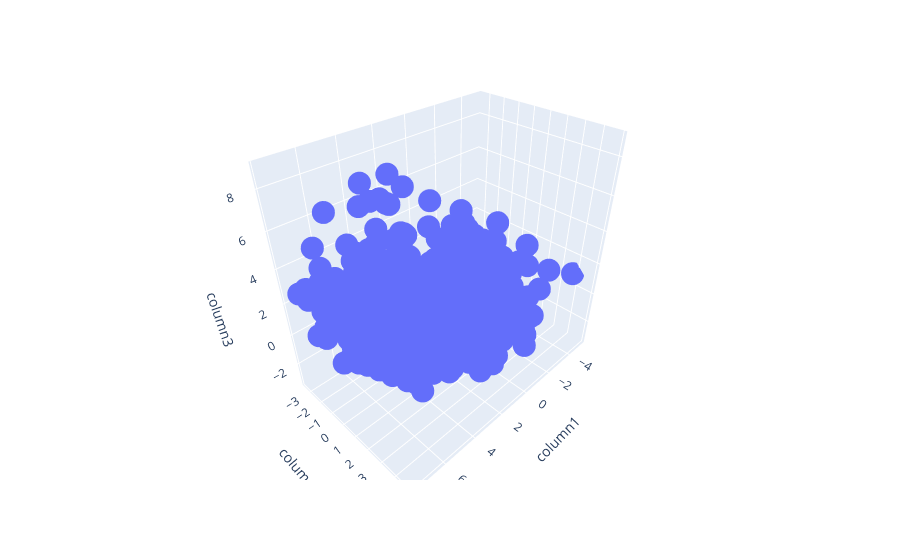

This figure's notebook cell:
### Code cell
# plotly 3d

px.scatter_3d(
    data_frame =  data_reduced, x= 'column1', y= 'column2', z= 'column3'
)

### Figure 1 — Plotly figure (JSON) as saved in the notebook; plotly's stock layout.template omitted (floating-point values rounded to 4 significant figures; data arrays with more than 128 entries replaced by an {"elided": "..."} marker saying what was removed)
{"data": [{"hovertemplate": "column1=%{x}<br>column2=%{y}<br>column3=%{z}<extra></extra>", "legendgroup": "", "marker": {"color": "#636efa", "symbol": "circle"}, "mode": "markers", "name": "", "scene": "scene", "showlegend": false, "type": "scatter3d", "x": {"elided": "2216 float values"}, "y": {"elided": "2216 float values"}, "z": {"elided": "2216 float values"}}], "layout": {"legend": {"tracegroupgap": 0}, "margin": {"t": 60}, "scene": {"domain": {"x": [0, 1], "y": [0, 1]}, "xaxis": {"title": {"text": "column1"}}, "yaxis": {"title": {"text": "column2"}}, "zaxis": {"title": {"text": "column3"}}}}}
